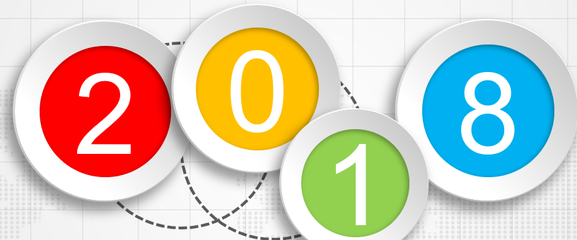
#> input picture testOpenCV/img/mylogo.png, 577 x 240 px, shrunk from 816 x 340 before the run
$ python testFLANNHomography.py
#> lines starting #> are read from the running program, lines starting #| are printed output that depends on the picture; after the words box and inside, x2 and y2 are one past the last pixel; in counts of white or black regions, pixels touching at a corner belong together
import cv2
from matplotlib import pyplot as plt
import numpy as np

MIN_MATCH_COUNT = 10

img1 = cv2.imread('../img/mylogo.png', cv2.IMREAD_GRAYSCALE)
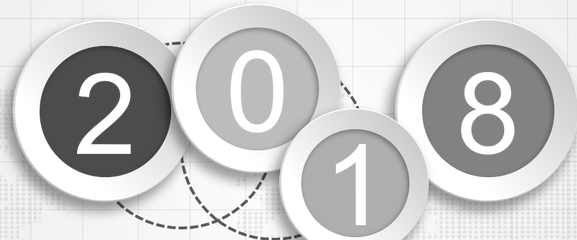
#> img1: shape (240, 577); min 39, max 255, mean 202.6
img2 = cv2.imread('../img/mycontainlogo.png', cv2.IMREAD_GRAYSCALE)
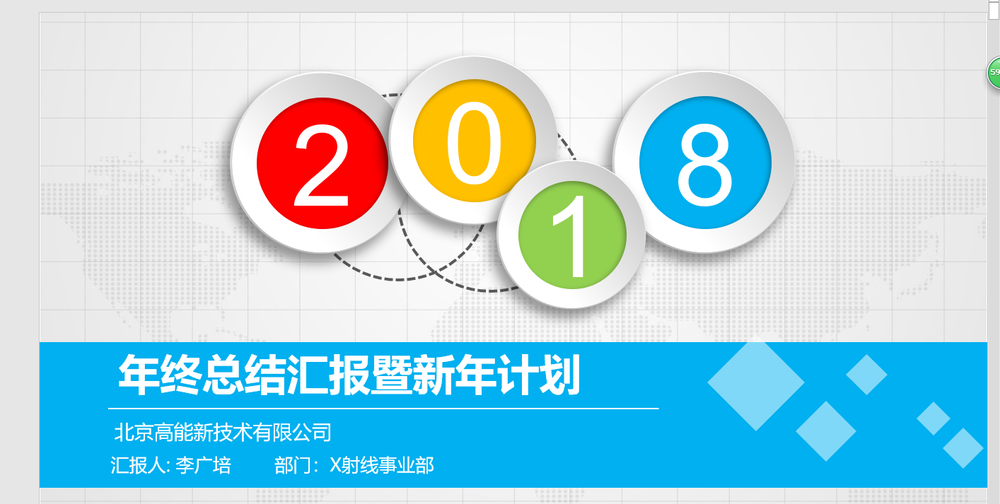
#> input picture testOpenCV/img/mycontainlogo.png, 1000 x 504 px, shrunk from 1414 x 713 before the run
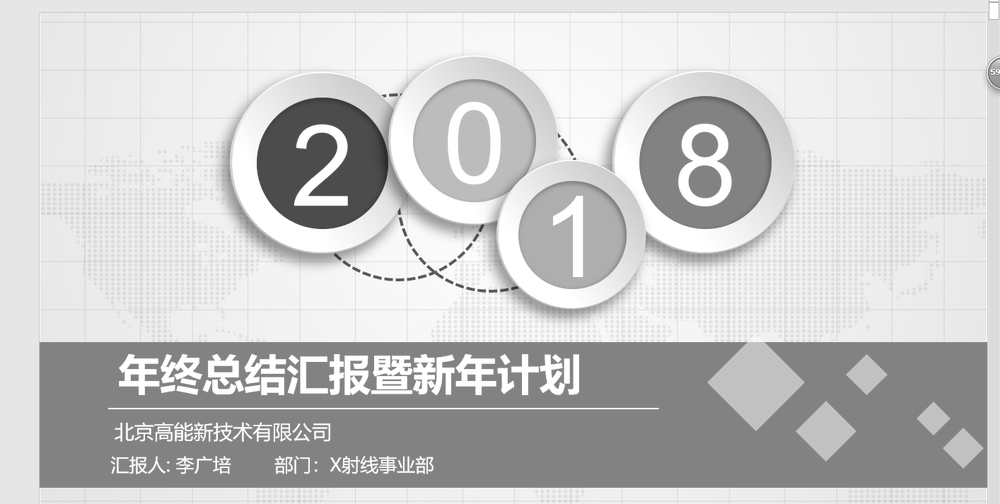
#> img2: shape (504, 1000); min 39, max 255, mean 201.4

sift = cv2.xfeatures2d.SIFT_create()
kp1, des1 = sift.detectAndCompute(img1, None)
#> kp1 = 198 keypoints; strongest (x, y, size): (85, 90, 8.3), (167, 44, 2.1), (124, 149, 8.1), (86, 146, 11.9)
kp2, des2 = sift.detectAndCompute(img2, None)
#> kp2 = 1219 keypoints; strongest (x, y, size): (302, 142, 8.4), (341, 201, 8), (384, 96, 2.1), (559, 136, 1.9)

FLANN_INDEX_KDTREE = 0
indexParams = dict(algorithm=FLANN_INDEX_KDTREE, trees=5)
searchParams = dict(checks=50)

flann = cv2.FlannBasedMatcher(indexParams, searchParams)
matches = flann.knnMatch(des1, des2, k=2)
#> matches = 198 matches

good = []
for m, n in matches:
    if m.distance < 0.7 * n.distance:
        good.append(m)
#> after the loop, good = 98 matches

if len(good) > MIN_MATCH_COUNT:
    src_pts = np.float32([kp1[m.queryIdx].pt for m in good]).reshape(-1, 1, 2)
#> src_pts = 98 rows, first 8: [64.44, 112.8], [84.73, 90.38], [86.43, 146.1], [86.43, 146.1], [97.48, 140.7], [97.48, 140.7], [98.02, 140.5], [98.02, 140.5]
    dst_pts = np.float32([kp2[m.trainIdx].pt for m in good]).reshape(-1, 1, 2)
#> dst_pts = 98 rows, first 8: [281.3, 165], [301.9, 142], [303.6, 197.9], [303.6, 197.9], [314.5, 192.6], [314.5, 192.6], [315.2, 192.2], [315.2, 192.2]
    M, mask = cv2.findHomography(src_pts, dst_pts, cv2.RANSAC, 5.0)
#> M = [[1, 0.0014, 216.9], [-0.000132, 1, 51.67], [1e-06, 3.15e-06, 1]]; mask = 98 values, max 1 at index 0, min 0 at index 77, mean 0.969

    matchesMask = mask.ravel().tolist()
#> matchesMask has the same summary as mask
    h, w = img1.shape
#> h = 240; w = 577
    pts = np.float32([[0, 0], [0, h - 1], [w - 1, h - 1], [w - 1, 0]]).reshape(-1, 1, 2)
#> pts = [[0, 0], [0, 239], [576, 239], [576, 0]]
    dst = cv2.perspectiveTransform(pts, M)
#> dst = [[216.9, 51.67], [217, 291], [793.2, 290.8], [793.4, 51.57]]

    img2 = cv2.polylines(img2, [np.int32(dst)], True, 255, 3, cv2.LINE_AA)
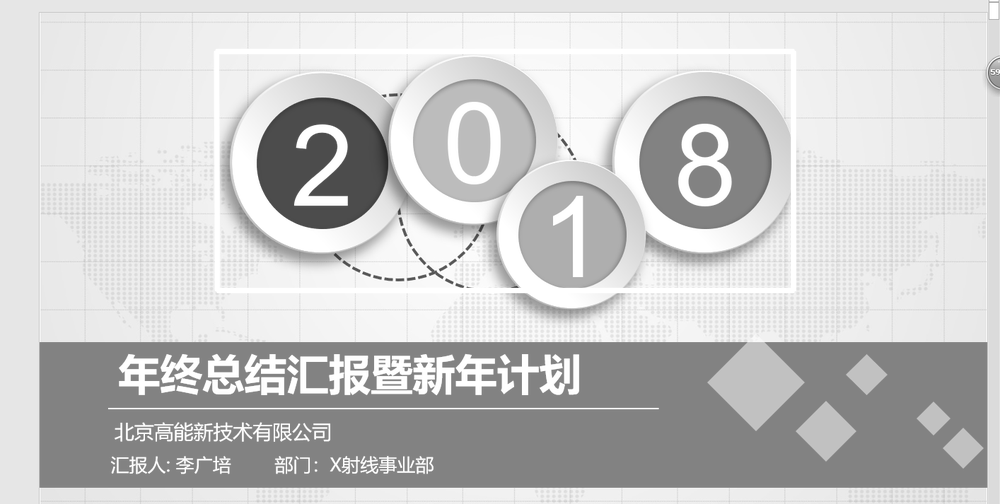
#> img2: shape (504, 1000); 2.18% of pixels changed, all inside (x1, y1, x2, y2) = (213, 48, 797, 294)
else:
    print("Not Enough")
    matchesMask = None

drawParams = dict(matchColor=(0, 255, 0),
                  singlePointColor=None,
                  matchesMask=matchesMask,
                  flags=2
                  )
#> drawParams = 4 items
resultImage = cv2.drawMatches(img1, kp1, img2, kp2, good, None, **drawParams)
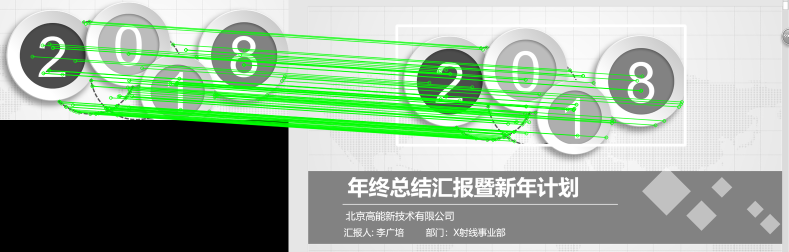
#> resultImage: shape (504, 1577, 3) (shown at 1/2 size); mean of channels 0, 1, 2 146.4, 167.5, 146.4; drawn as B, G, R
plt.xticks([]), plt.yticks([])
plt.imshow(resultImage), plt.show()
